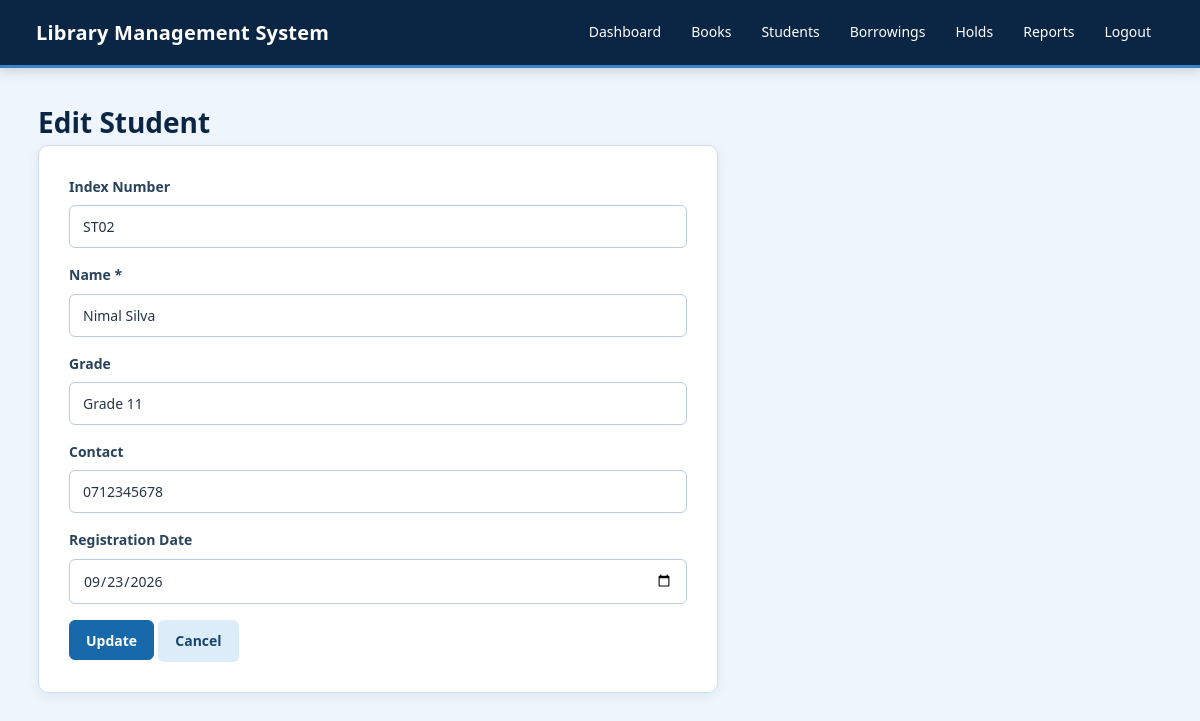
Page /students/edit.php?id=2 (signed in) on the committed database.
### tables this page shows
CREATE TABLE students (
    id INT AUTO_INCREMENT PRIMARY KEY,
    index_number VARCHAR(50) NOT NULL UNIQUE,
    name VARCHAR(150) NOT NULL,
    grade VARCHAR(50),
    contact_number VARCHAR(20),
    registration_date DATE NOT NULL
);

### public/students/edit.php (the view, shortened to what this page needs)
<?php
require_once "../../config/db.php";
$id = (int)($_GET["id"] ?? 0);
$s = $conn->prepare(
    "SELECT * FROM students WHERE id=?"
);
$s->bind_param("i", $id);
$s->execute();
$student = $s->get_result()->fetch_assoc();
?>
<!DOCTYPE html>
<html>
<head>
    <link rel="stylesheet" href="../../assets/css/style.css">
</head>
<body>
<?php include "../../includes/navbar.php"; ?>
<div class="container">
    <h1>Edit Student</h1>
    <form class="form-card" method="POST">
        <label>Index Number</label>
        <input
            value="<?= htmlspecialchars($student["index_number"]) ?>"
            disabled>
        <label>Name *</label>
        <input
            name="name"
            value="<?= htmlspecialchars($student["name"]) ?>"
            required>
        <label>Grade</label>
        <input
            name="grade"
            value="<?= htmlspecialchars($student["grade"]) ?>">
        <label>Contact</label>
        <input
            name="contact"
            value="<?= htmlspecialchars($student["contact_number"]) ?>">
        <label>Registration Date</label>
        <input
            type="date"
            name="registration_date"
            value="<?= $student["registration_date"] ?>"
            required>
        <button class="btn primary">
            Update
        </button>
        <a class="btn" href="index.php">
            Cancel
        </a>
    </form>
</div>
</body>
</html>

### assets/css/style.css (style rules this page uses)
* { box-sizing: border-box; }
html { scroll-behavior: smooth; }
body { margin: 0; font-family: "Segoe UI", Arial, sans-serif; background: #eef5fc; color: #243447; line-height: 1.6; }
a { text-decoration: none; color: inherit; }
button, input, select, textarea { font-family: inherit; }
.container { width: 100%; max-width: 1180px; margin: 0 auto; padding: 32px 28px; }
.page-head h1, .container > h1 { margin: 0; color: #0b2545; font-size: 28px; font-weight: 650; }
.form-card { width: 100%; max-width: 680px; background: #ffffff; padding: 30px; border: 1px solid #cbdff2; border-radius: 10px; box-shadow: 0 3px 12px rgba(11, 37, 69, 0.07); }
.form-card label, .login-container label { display: block; margin: 0 0 7px; color: #29435c; font-size: 14px; font-weight: 600; }
input, select, textarea { width: 100%; padding: 11px 13px; margin: 0 0 16px; background: #ffffff; color: #243447; border: 1px solid #b9cee3; border-radius: 6px; outline: none; font-size: 14px; transition: border-color 0.2s ease, box-shadow 0.2s ease; }
input::placeholder, textarea::placeholder { color: #8ca0b3; }
.btn { display: inline-flex; align-items: center; justify-content: center; min-height: 40px; padding: 9px 16px; border: 1px solid transparent; border-radius: 6px; background: #dcecf9; color: #16466f; cursor: pointer; font-size: 14px; font-weight: 600; transition: background 0.2s ease, border-color 0.2s ease, transform 0.2s ease; }
.btn.primary { background: #1769aa; color: #ffffff; border-color: #1769aa; }

### rows in the picture
students: index_number "ST02", name "Nimal Silva", grade "Grade 11", contact "0712345678", registration_date "09/23/2026"
